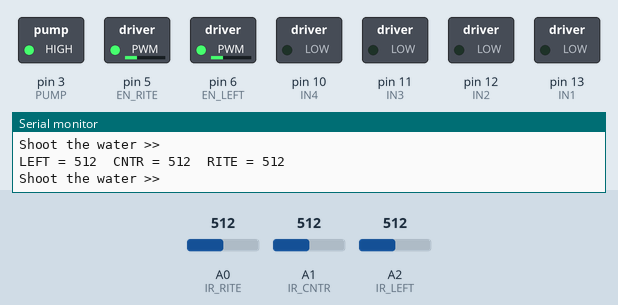
This sketch was run on a simulated Arduino Uno, built with avr-gcc and run on an emulated ATmega328P. On the bench: switched loads named in the sketch (green lamp = pin HIGH), the last lines printed to the serial monitor. Dashed ring = blinking. The inputs (shaded band) are chosen by the test bench; at power-on: A1 (IR_CNTR) = 512, A0 (IR_RITE) = 512, A2 (IR_LEFT) = 512.

Above: at 3.9 s.
4.0 s: A1 (IR_CNTR) set to 583
10.8 s: A1 (IR_CNTR) set to 607
At 12.9 s:
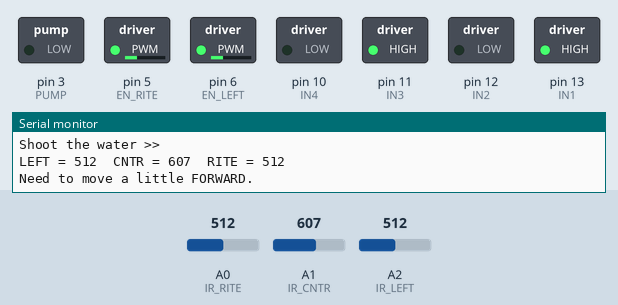
14.8 s: A0 (IR_RITE) set to 610
At 16.7 s:
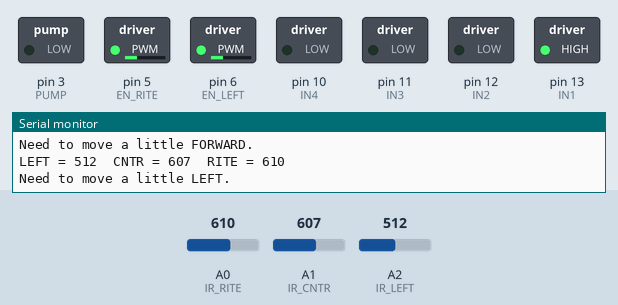
18.8 s: A2 (IR_LEFT) set to 314
26.7 s: A2 (IR_LEFT) set to 287
At 28.0 s:
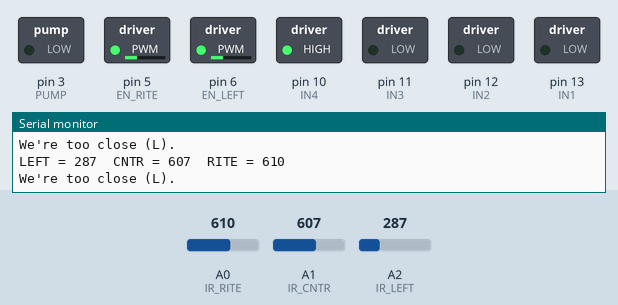
30.7 s: A0 (IR_RITE) set to 312
34.7 s: A0 (IR_RITE) set to 284
At 36.4 s:
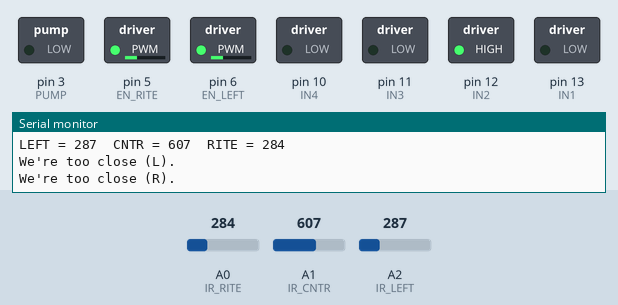
Timing chart, 0 to 43.6 s (numbered marks = the images above; inputs shaded):
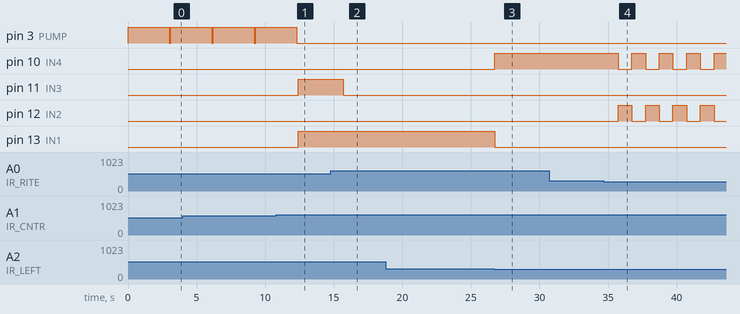

The sketch:

Fire_Fighting_Robot.ino
```cpp
class Reading
{
public:
  int value;
  bool has_no_flame;
  bool is_too_close;
  bool is_close_enough;
  bool is_too_far;
  Reading(int value)
  {
    this->value = value;
    this->is_too_close = (this->value < 300);                          //    0 -  300 : too close
    this->is_close_enough = (300 <= this->value && this->value < 600); //  300 -  600 : ideal range
    this->is_too_far = (600 <= this->value && this->value < 1000);     //  600 - 1000 : need to move closer
    this->has_no_flame = (1000 <= this->value);                        // 1000 - 1023 : no flame
  }
  bool is_closer_than(Reading other)
  {
    return (this->value) < (other.value);
  }
};

const int IR_LEFT = A2;
const int IR_CNTR = A1;
const int IR_RITE = A0;
const int IN4 = 10;
const int IN3 = 11;
const int IN2 = 12;
const int IN1 = 13;
const int EN_RITE = 5;
const int EN_LEFT = 6;
const int PUMP = 3;

const float percentSpeed = 2.55;
const int STOP = 0;          // 0 0 0 0
const int FORWARD = 10;      // 1 0 1 0
const int BACKWARD = 5;      // 0 1 0 1
const int IN_PLACE_LEFT = 9; // 1 0 0 1
const int IN_PLACE_RITE = 6; // 0 1 1 0
const int FORWARD_LEFT = 8;  // 1 0 0 0
const int FORWARD_RITE = 2;  // 0 0 1 0
const int BACKWARD_LEFT = 1; // 0 0 0 1
const int BACKWARD_RITE = 4; // 0 1 0 0

void move(int direction, int interval = 0)
{
  digitalWrite(IN1, (direction & 8) / 8);
  digitalWrite(IN2, (direction & 4) / 4);
  digitalWrite(IN3, (direction & 2) / 2);
  digitalWrite(IN4, (direction & 1) / 1);
  delay(interval);
}

void setup()
{
  pinMode(IR_LEFT, INPUT);
  pinMode(IR_CNTR, INPUT);
  pinMode(IR_RITE, INPUT);
  pinMode(IN1, OUTPUT);
  pinMode(IN2, OUTPUT);
  pinMode(IN3, OUTPUT);
  pinMode(IN4, OUTPUT);
  pinMode(EN_LEFT, OUTPUT);
  pinMode(EN_RITE, OUTPUT);
  pinMode(PUMP, OUTPUT);
  Serial.begin(9600);

  analogWrite(EN_RITE, int(30 * percentSpeed));
  analogWrite(EN_LEFT, int(30 * percentSpeed));
}

void loop()
{
  int one_second = 1000;
  Reading LEFT = Reading(analogRead(IR_LEFT));
  Reading CNTR = Reading(analogRead(IR_CNTR));
  Reading RITE = Reading(analogRead(IR_RITE));
  digitalWrite(PUMP, LOW);
  Serial.print("\nLEFT = ");
  Serial.print(LEFT.value);
  Serial.print("\tCNTR = ");
  Serial.print(CNTR.value);
  Serial.print("\tRITE = ");
  Serial.print(RITE.value);

  while (LEFT.has_no_flame &&
         CNTR.has_no_flame &&
         RITE.has_no_flame)
  {
    // there's no flame in the range
    // rotate in place
    Serial.print("\nNo flame detected.");
    move(IN_PLACE_LEFT, one_second);
    move(STOP, one_second);
    LEFT = Reading(analogRead(IR_LEFT));
    CNTR = Reading(analogRead(IR_CNTR));
    RITE = Reading(analogRead(IR_RITE));
  }

  bool at_safe_distance = true;
  if (LEFT.is_too_close)
  {
    Serial.print("\nWe're too close (L).");
    move(BACKWARD_LEFT, one_second);
    at_safe_distance = false;
  }
  if (CNTR.is_too_close)
  {
    Serial.print("\nWe're too close (C).");
    move(BACKWARD, one_second);
    at_safe_distance = false;
  }
  if (RITE.is_too_close)
  {
    Serial.print("\nWe're too close (R).");
    move(BACKWARD_RITE, one_second);
    at_safe_distance = false;
  }
  if (at_safe_distance)
  {
    bool need_to_move = true;
    if (CNTR.is_close_enough)
    {
      need_to_move = false;
      Serial.print("\nShoot the water >>");
      digitalWrite(PUMP, HIGH);
      delay(3 * one_second);
      digitalWrite(PUMP, LOW);
    }
    if (need_to_move)
    {
      if (LEFT.is_closer_than(CNTR) && LEFT.is_closer_than(RITE))
      {
        Serial.print("\nNeed to move a little LEFT.");
        move(FORWARD_LEFT, one_second);
      }
      else if (RITE.is_closer_than(CNTR) && RITE.is_closer_than(LEFT))
      {
        Serial.print("\nNeed to move a little RITE.");
        move(FORWARD_RITE, one_second);
      }
      else
      {
        Serial.print("\nNeed to move a little FORWARD.");
        move(FORWARD, one_second);
      }
    }
    delay(100);
  }
}
```

Measured:
- the behaviour switches between 599 and 600 on A1 (IR_CNTR) (found by bisection; images 0 and 1)
- the behaviour switches between 300 and 299 on A2 (IR_LEFT) (found by bisection; images 2 and 3)
- the behaviour switches between 300 and 299 on A0 (IR_RITE) (found by bisection; images 3 and 4)
- after the input at 10.8 s, pin 3 (PUMP): goes on until 12.3 s, then stays LOW; pin 11 (IN3), pin 13 (IN1): LOW → HIGH after 1.6 s
- after the input at 14.8 s, pin 11 (IN3): HIGH → LOW after 0.91 s
- after the input at 26.7 s, pin 10 (IN4): LOW → HIGH at once; pin 13 (IN1): HIGH → LOW at once
- after the input at 34.7 s, pin 10 (IN4), pin 12 (IN2): alternates HIGH for 1.0 s and LOW for 1.0 s, starting after 1.0 s
- by itself, pin 3 (PUMP): alternates HIGH for 3.0 s and LOW for 0.10 s
